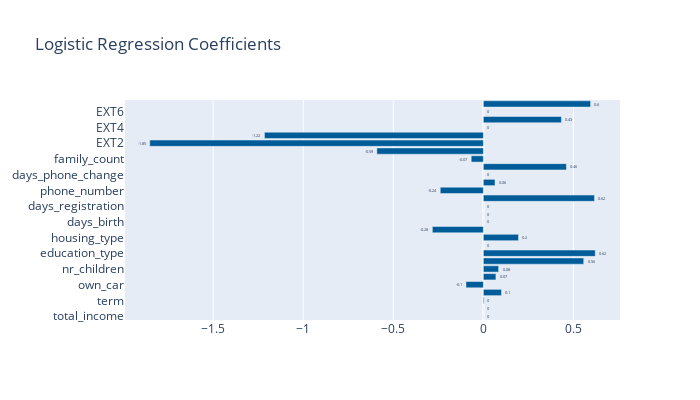

Notebook code cell kept with this figure:
### Code cell
# Refit selected model
model3 = LogisticRegression(**model_dict["logistic"].best_params_)
model3.fit(X_2, y_2)

# Display Model Coefficients
fig = go.Figure([
    go.Bar(y=X_train.columns, x=model3.coef_[0], text=np.round(model3.coef_[0], 2), orientation='h')
    ])

fig.update_traces(textposition='outside', marker_color='rgb(0, 92, 153)')
fig.update_layout(title='Logistic Regression Coefficients',
                  dragmode='select',
                  width=700,
                  height=400,
                  hovermode='closest')
fig.show()

### Figure 1 — Plotly figure (JSON) as saved in the notebook; plotly's stock layout.template omitted (floating-point values rounded to 4 significant figures)
{"data": [{"marker": {"color": "rgb(0, 92, 153)"}, "orientation": "h", "text": [0, 0, 0, 0.1, -0.1, 0.07, 0.08, 0.56, 0.62, 0, 0.2, -0.28, 0, 0, 0, 0.62, -0.24, 0.06, 0, 0.46, -0.07, -0.59, -1.85, -1.22, 0, 0.43, 0, 0.6], "textposition": "outside", "type": "bar", "x": [4.08e-07, -9.595e-08, 0.004359, 0.1006, -0.09654, 0.06971, 0.08468, 0.5571, 0.6212, 0, 0.1951, -0.2831, 1.147e-05, 3.402e-08, 2.627e-05, 0.6169, -0.2393, 0.06481, 5.058e-05, 0.4611, -0.06742, -0.5913, -1.852, -1.215, 0, 0.4334, 0, 0.5953], "y": ["total_income", "loan_amount", "term", "interest_rate", "own_car", "own_house", "nr_children", "income_type", "education_type", "family_status", "housing_type", "region_population_ratio", "days_birth", "days_employed", "days_registration", "mobile_number", "phone_number", "email", "days_phone_change", "occupation_type", "family_count", "EXT1", "EXT2", "EXT3", "EXT4", "EXT5", "EXT6", "EXT7"]}], "layout": {"dragmode": "select", "height": 400, "hovermode": "closest", "title": {"text": "Logistic Regression Coefficients"}, "width": 700}}
